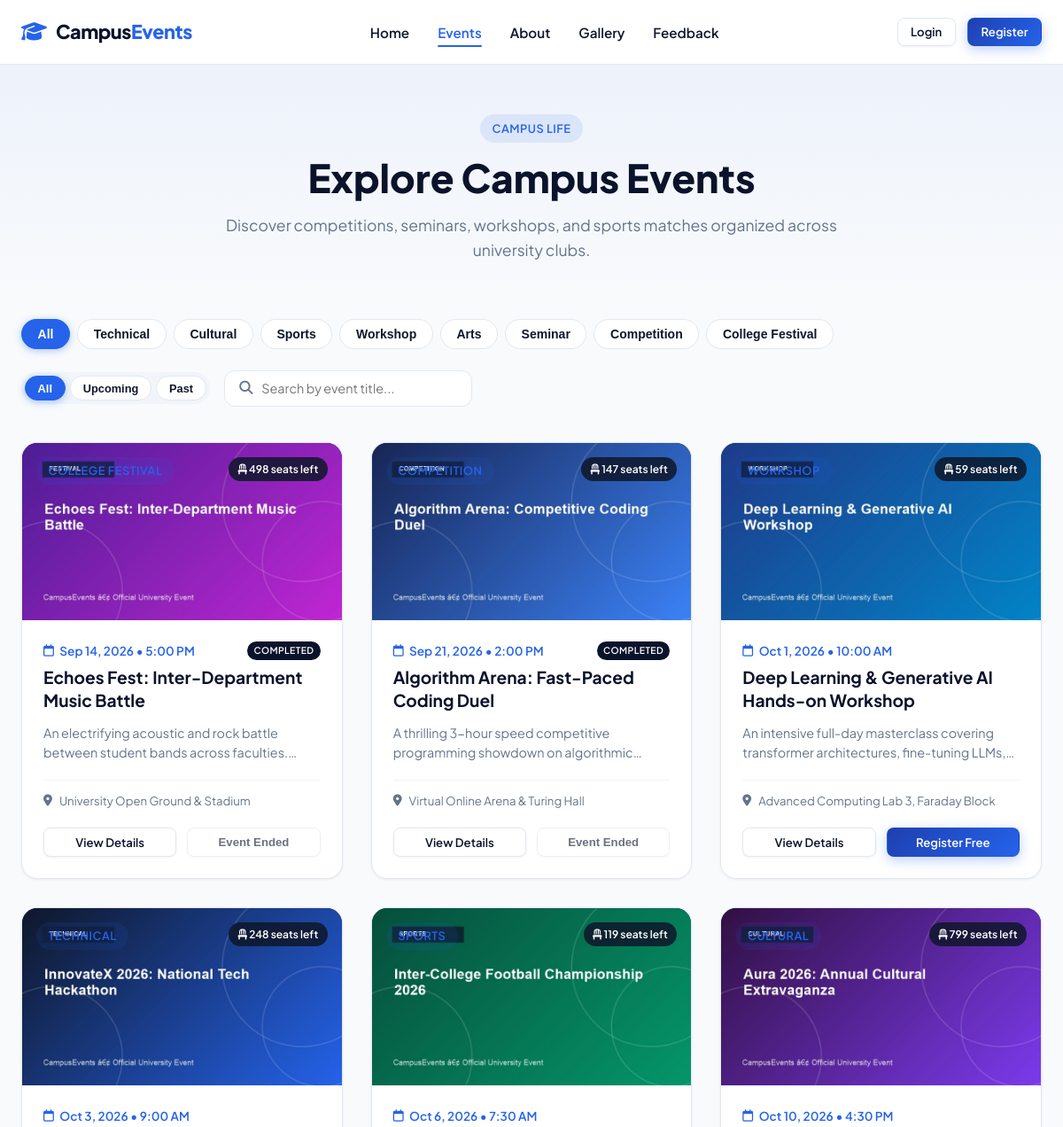
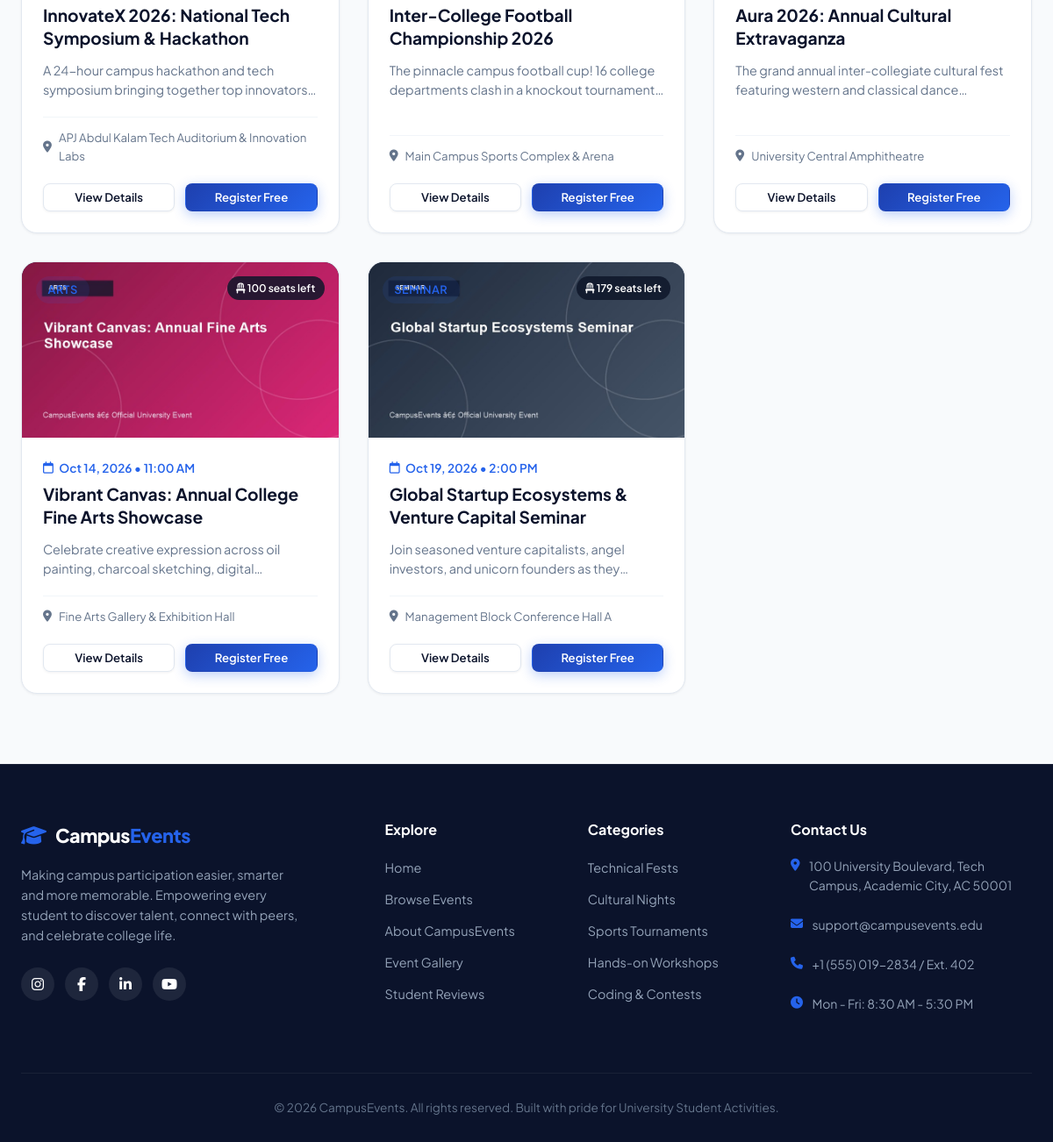
Screenshot of /events.php with the database file from the repository (2 pictures, top to bottom).
### tables this page shows
CREATE TABLE IF NOT EXISTS `events` (
  `id` INT AUTO_INCREMENT PRIMARY KEY,
  `title` VARCHAR(255) NOT NULL,
  `slug` VARCHAR(255) NOT NULL UNIQUE,
  `category` ENUM('Technical', 'Cultural', 'Sports', 'Arts', 'Workshop', 'Seminar', 'Competition', 'College Festival') NOT NULL,
  `description` TEXT NOT NULL,
  `rules` TEXT DEFAULT NULL,
  `eligibility` VARCHAR(255) DEFAULT 'Open to all registered university students',
  `event_date` DATE NOT NULL,
  `event_time` TIME NOT NULL,
  `venue` VARCHAR(200) NOT NULL,
  `organizer` VARCHAR(150) NOT NULL,
  `contact_info` VARCHAR(200) NOT NULL,
  `banner_image` VARCHAR(255) DEFAULT NULL,
  `max_participants` INT NOT NULL DEFAULT 100,
  `registration_deadline` DATETIME NOT NULL,
  `is_published` TINYINT(1) NOT NULL DEFAULT 1,
  `created_at` TIMESTAMP DEFAULT CURRENT_TIMESTAMP,
  INDEX `idx_event_date` (`event_date`),
  INDEX `idx_category` (`category`)
);

### includes/auth.php (called while the page is built, shortened)
<?php
function getBaseUrl(): string {
    $scriptName = $_SERVER['SCRIPT_NAME'] ?? '';
    return '/';
}
function isLoggedIn(): bool {
    return isset($_SESSION['user_id']) && !empty($_SESSION['user_id']);
}
function getCurrentUser(): ?array {
    if (!isLoggedIn()) {
        return null;
    }
    $userId = (int)$_SESSION['user_id'];
    $stmt->execute([$userId]);
    $user = $stmt->fetch();
    return $user ?: null;
}
function e(?string $string): string {
    return htmlspecialchars($string ?? '', ENT_QUOTES, 'UTF-8');
}

### events.php (the view, shortened to what this page needs)
<?php
require_once __DIR__ . '/includes/auth.php';
$pdo = getDBConnection();
$selectedCategory = $_GET['category'] ?? 'all';
$selectedTimeframe = $_GET['timeframe'] ?? 'all';
$searchQuery = trim($_GET['search'] ?? '');
$stmt = $pdo->prepare("
    SELECT e.*,
           (SELECT COUNT(*) FROM event_registrations WHERE event_id = e.id AND status != 'cancelled') as registered_count
    FROM events e
    WHERE e.is_published = 1
    ORDER BY e.event_date ASC
");
$stmt->execute();
$events = $stmt->fetchAll();
$categories = ['All', 'Technical', 'Cultural', 'Sports', 'Workshop', 'Arts', 'Seminar', 'Competition', 'College Festival'];
require_once __DIR__ . '/includes/header.php';
require_once __DIR__ . '/includes/navbar.php';
?>
<div style="background: linear-gradient(180deg, rgba(37, 99, 235, 0.05) 0%, transparent 100%); padding: 3.5rem 0 2rem;">
  <div class="container">
    <div style="max-width: 720px; margin: 0 auto; text-align: center;">
      <span class="badge badge-primary" style="margin-bottom: 0.75rem;">Campus Life</span>
      <h1 style="font-size: 2.75rem; font-weight: 850; color: var(--primary-dark); margin-bottom: 0.75rem;">Explore Campus Events</h1>
      <p style="color: var(--muted); font-size: 1.1rem;">Discover competitions, seminars, workshops, and sports matches organized across university clubs.</p>
    </div>
  </div>
</div>
<section class="section" style="padding-top: 2rem;">
  <div class="container">
    <div class="filter-wrapper">
      <div class="category-pills">
        <?php foreach ($categories as $cat):
          $catLower = strtolower($cat);
          $isActive = (strtolower($selectedCategory) === $catLower) || ($cat === 'All' && $selectedCategory === 'all');
        ?>
          <button type="button" class="pill-btn <?= $isActive ? 'active' : '' ?>" data-category="<?= $catLower ?>">
            <?= e($cat) ?>
          </button>
        <?php endforeach; ?>
      </div>
      <div style="display: flex; align-items: center; gap: 1rem; flex-wrap: wrap;">
        <div class="timeframe-tabs" style="display: flex; gap: 0.35rem; background: var(--surface-alt); padding: 0.25rem; border-radius: var(--radius-full);">
          <button type="button" class="pill-btn <?= $selectedTimeframe === 'all' ? 'active' : '' ?>" data-timeframe="all" style="padding: 0.35rem 0.85rem; font-size: 0.8rem;">All</button>
          <button type="button" class="pill-btn <?= $selectedTimeframe === 'upcoming' ? 'active' : '' ?>" data-timeframe="upcoming" style="padding: 0.35rem 0.85rem; font-size: 0.8rem;">Upcoming</button>
          <button type="button" class="pill-btn <?= $selectedTimeframe === 'past' ? 'active' : '' ?>" data-timeframe="past" style="padding: 0.35rem 0.85rem; font-size: 0.8rem;">Past</button>
        </div>
        <div class="search-box">
          <i class="fa-solid fa-magnifying-glass"></i>
          <input type="text" id="event-search-input" placeholder="Search by event title..." value="<?= e($searchQuery) ?>">
        </div>
      </div>
    </div>
    <div class="events-grid">
      <?php foreach ($events as $ev):
        $isUpcoming = (strtotime($ev['event_date'] . ' ' . $ev['event_time']) >= time());
        $timeframe = $isUpcoming ? 'upcoming' : 'past';
        $availableSeats = max(0, $ev['max_participants'] - $ev['registered_count']);
        $evDate = date('M j, Y', strtotime($ev['event_date']));
        $evTime = date('g:i A', strtotime($ev['event_time']));
        $isClosed = (strtotime($ev['registration_deadline']) < time()) || ($availableSeats <= 0);
      ?>
        <div class="event-card"
             data-title="<?= strtolower(e($ev['title'])) ?>"
             data-category="<?= strtolower(e($ev['category'])) ?>"
             data-timeframe="<?= $timeframe ?>">
          <div class="event-card-media">
            <img src="<?= $baseUrl . e($ev['banner_image'] ?: 'assets/images/event-tech.jpg') ?>" alt="<?= e($ev['title']) ?>" loading="lazy">
            <span class="badge badge-primary event-badge-cat"><?= e($ev['category']) ?></span>
            <span class="event-badge-seats">
              <i class="fa-solid fa-chair"></i> <?= $availableSeats ?> seats left
            </span>
          </div>
          <div class="event-card-body">
            <div class="event-card-date">
              <i class="fa-regular fa-calendar"></i> <?= $evDate ?> • <?= $evTime ?>
              <?php if (!$isUpcoming): ?>
                <span class="badge badge-navy" style="font-size: 0.65rem; padding: 0.15rem 0.45rem; margin-left: auto;">Completed</span>
              <?php endif; ?>
            </div>
            <h3 class="event-card-title"><?= e($ev['title']) ?></h3>
            <p class="event-card-desc"><?= e($ev['description']) ?></p>
            <div class="event-card-venue">
              <i class="fa-solid fa-location-dot"></i>
              <span><?= e($ev['venue']) ?></span>
            </div>
            <div class="event-card-footer">
              <a href="<?= $baseUrl ?>event-details.php?id=<?= $ev['id'] ?>" class="btn btn-secondary btn-sm">
                View Details
              </a>
              <?php if ($isUpcoming && !$isClosed): ?>
                <a href="<?= $baseUrl ?>event-details.php?id=<?= $ev['id'] ?>#register-section" class="btn btn-primary btn-sm">
                  Register Free
                </a>
              <?php elseif (!$isUpcoming): ?>
                <button class="btn btn-secondary btn-sm" disabled style="opacity: 0.6;">Event Ended</button>
              <?php else: ?>
                <button class="btn btn-secondary btn-sm" disabled style="opacity: 0.6;">Registration Closed</button>
              <?php endif; ?>
            </div>
          </div>
        </div>
      <?php endforeach; ?>
    </div>
  </div>
</section>
<?php require_once __DIR__ . '/includes/footer.php'; ?>

### includes/header.php (shortened to what this page needs)
<?php
require_once __DIR__ . '/auth.php';
$baseUrl = getBaseUrl();
?>
<!DOCTYPE html>
<html lang="en">
<head>
  <link rel="stylesheet" href="https://cdnjs.cloudflare.com/ajax/libs/font-awesome/6.5.1/css/all.min.css">
  <link rel="stylesheet" href="<?= $baseUrl ?>assets/css/style.css">
  <link rel="stylesheet" href="<?= $baseUrl ?>assets/css/print.css">
</head>
<body data-base-url="<?= $baseUrl ?>">

### includes/navbar.php (shortened to what this page needs)
<?php
require_once __DIR__ . '/auth.php';
$baseUrl = getBaseUrl();
$currentPage = basename($_SERVER['PHP_SELF']);
$user = getCurrentUser();
?>
<header class="navbar">
  <div class="container navbar-inner">
    <a href="<?= $baseUrl ?>index.php" class="brand-logo">
      <i class="fa-solid fa-graduation-cap"></i>
      <span>Campus<span class="accent">Events</span></span>
    </a>
    <ul class="nav-links">
      <li><a href="<?= $baseUrl ?>index.php" class="<?= $currentPage === 'index.php' ? 'active' : '' ?>">Home</a></li>
      <li><a href="<?= $baseUrl ?>events.php" class="<?= $currentPage === 'events.php' ? 'active' : '' ?>">Events</a></li>
      <li><a href="<?= $baseUrl ?>about.php" class="<?= $currentPage === 'about.php' ? 'active' : '' ?>">About</a></li>
      <li><a href="<?= $baseUrl ?>gallery.php" class="<?= $currentPage === 'gallery.php' ? 'active' : '' ?>">Gallery</a></li>
      <li><a href="<?= $baseUrl ?>feedback.php" class="<?= $currentPage === 'feedback.php' ? 'active' : '' ?>">Feedback</a></li>
    </ul>
    <div class="nav-actions">
      <?php if ($user): ?>
        <?php if ($user['role'] === 'admin'): ?>
          <a href="<?= $baseUrl ?>admin/dashboard.php" class="btn btn-primary btn-sm">
            <i class="fa-solid fa-gauge-high"></i> Admin Portal
          </a>
        <?php else: ?>
          <a href="<?= $baseUrl ?>student/dashboard.php" class="btn btn-primary btn-sm">
            <i class="fa-solid fa-user"></i> Student Portal
          </a>
        <?php endif; ?>
        <a href="<?= $baseUrl ?>auth/logout.php" class="btn btn-secondary btn-sm" title="Logout">
          <i class="fa-solid fa-arrow-right-from-bracket"></i>
        </a>
      <?php else: ?>
        <a href="<?= $baseUrl ?>auth/login.php" class="btn btn-secondary btn-sm">Login</a>
        <a href="<?= $baseUrl ?>auth/register.php" class="btn btn-primary btn-sm">Register</a>
      <?php endif; ?>
    </div>
  </div>
</header>

### includes/footer.php (shortened to what this page needs)
<?php
$baseUrl = getBaseUrl();
?>
<footer class="footer">
  <div class="container">
    <div class="footer-grid">
      <div class="footer-brand">
        <a href="<?= $baseUrl ?>index.php" class="brand-logo">
          <i class="fa-solid fa-graduation-cap"></i>
          <span>Campus<span class="accent">Events</span></span>
        </a>
        <p>Making campus participation easier, smarter and more memorable. Empowering every student to discover talent, connect with peers, and celebrate college life.</p>
        <div class="footer-socials">
          <a href="#" class="social-link" aria-label="Instagram"><i class="fa-brands fa-instagram"></i></a>
          <a href="#" class="social-link" aria-label="Facebook"><i class="fa-brands fa-facebook-f"></i></a>
          <a href="#" class="social-link" aria-label="LinkedIn"><i class="fa-brands fa-linkedin-in"></i></a>
          <a href="#" class="social-link" aria-label="YouTube"><i class="fa-brands fa-youtube"></i></a>
        </div>
      </div>
      <div class="footer-col">
        <h4>Explore</h4>
        <ul class="footer-links">
          <li><a href="<?= $baseUrl ?>index.php">Home</a></li>
          <li><a href="<?= $baseUrl ?>events.php">Browse Events</a></li>
          <li><a href="<?= $baseUrl ?>about.php">About CampusEvents</a></li>
          <li><a href="<?= $baseUrl ?>gallery.php">Event Gallery</a></li>
          <li><a href="<?= $baseUrl ?>feedback.php">Student Reviews</a></li>
        </ul>
      </div>
      <div class="footer-col">
        <h4>Categories</h4>
        <ul class="footer-links">
          <li><a href="<?= $baseUrl ?>events.php?category=Technical">Technical Fests</a></li>
          <li><a href="<?= $baseUrl ?>events.php?category=Cultural">Cultural Nights</a></li>
          <li><a href="<?= $baseUrl ?>events.php?category=Sports">Sports Tournaments</a></li>
          <li><a href="<?= $baseUrl ?>events.php?category=Workshop">Hands-on Workshops</a></li>
          <li><a href="<?= $baseUrl ?>events.php?category=Competition">Coding & Contests</a></li>
        </ul>
      </div>
      <div class="footer-col">
        <h4>Contact Us</h4>
        <ul class="footer-links footer-contact">
          <li>
            <i class="fa-solid fa-location-dot"></i>
            <span>100 University Boulevard, Tech Campus, Academic City, AC 50001</span>
          </li>
          <li>
            <i class="fa-solid fa-envelope"></i>
            <span>support@campusevents.edu</span>
          </li>
          <li>
            <i class="fa-solid fa-phone"></i>
            <span>+1 (555) 019-2834 / Ext. 402</span>
          </li>
          <li>
            <i class="fa-solid fa-clock"></i>
            <span>Mon - Fri: 8:30 AM - 5:30 PM</span>
          </li>
        </ul>
      </div>
    </div>
    <div class="footer-bottom">
      <p>&copy; 2026 CampusEvents. All rights reserved. Built with pride for University Student Activities.</p>
    </div>
  </div>
</footer>
</body>
</html>

### rows the page displays
events: banner_image (picture), category "COLLEGE FESTIVAL", availableSeats "498", event_date "Sep 14, 2026", event_time "5:00 PM", shows "COMPLETED", title "Echoes Fest: Inter-Department Music Battle", description "An electrifying acoustic and rock battle between student bands across…", venue "University Open Ground & Stadium", shows "Event Ended"
events: banner_image (picture), category "COMPETITION", availableSeats "147", event_date "Sep 21, 2026", event_time "2:00 PM", shows "COMPLETED", title "Algorithm Arena: Fast-Paced Coding Duel", description "A thrilling 3-hour speed competitive programming showdown on…", venue "Virtual Online Arena & Turing Hall", shows "Event Ended"
events: banner_image (picture), category "WORKSHOP", availableSeats "59", event_date "Oct 1, 2026", event_time "10:00 AM", title "Deep Learning & Generative AI Hands-on Workshop", description "An intensive full-day masterclass covering transformer architectures, fine-tuning…", venue "Advanced Computing Lab 3, Faraday Block"
events: banner_image (picture), category "TECHNICAL", availableSeats "248", event_date "Oct 3, 2026", event_time "9:00 AM", title "InnovateX 2026: National Tech Symposium & Hackathon", description "A 24-hour campus hackathon and tech symposium bringing together top…", venue "APJ Abdul Kalam Tech Auditorium & Innovation Labs"
events: banner_image (picture), category "SPORTS", availableSeats "119", event_date "Oct 6, 2026", event_time "7:30 AM", title "Inter-College Football Championship 2026", description "The pinnacle campus football cup! 16 college departments clash in a knockout…", venue "Main Campus Sports Complex & Arena"
events: banner_image (picture), category "CULTURAL", availableSeats "799", event_date "Oct 10, 2026", event_time "4:30 PM", title "Aura 2026: Annual Cultural Extravaganza", description "The grand annual inter-collegiate cultural fest featuring western and classical…", venue "University Central Amphitheatre"
events: banner_image (picture), category "ARTS", max_participants "100", event_date "Oct 14, 2026", event_time "11:00 AM", title "Vibrant Canvas: Annual College Fine Arts Showcase", description "Celebrate creative expression across oil painting, charcoal sketching,…", venue "Fine Arts Gallery & Exhibition Hall"
events: banner_image (picture), category "SEMINAR", availableSeats "179", event_date "Oct 19, 2026", event_time "2:00 PM", title "Global Startup Ecosystems & Venture Capital Seminar", description "Join seasoned venture capitalists, angel investors, and unicorn founders as…", venue "Management Block Conference Hall A"

### other values shown
$cat "All"
$cat "Technical"
$cat "Cultural"
$cat "Sports"
$cat "Workshop"
$cat "Arts"
$cat "Seminar"
$cat "Competition"
$cat "College Festival"
